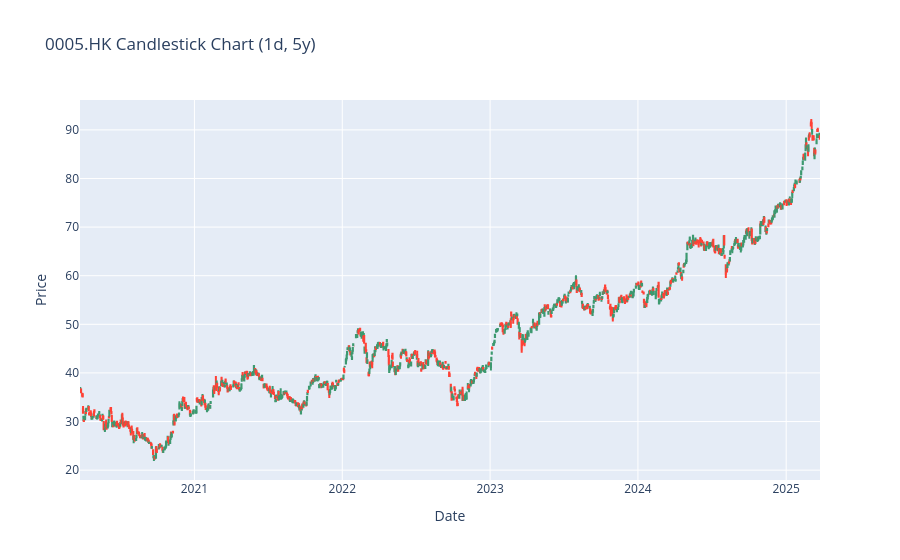
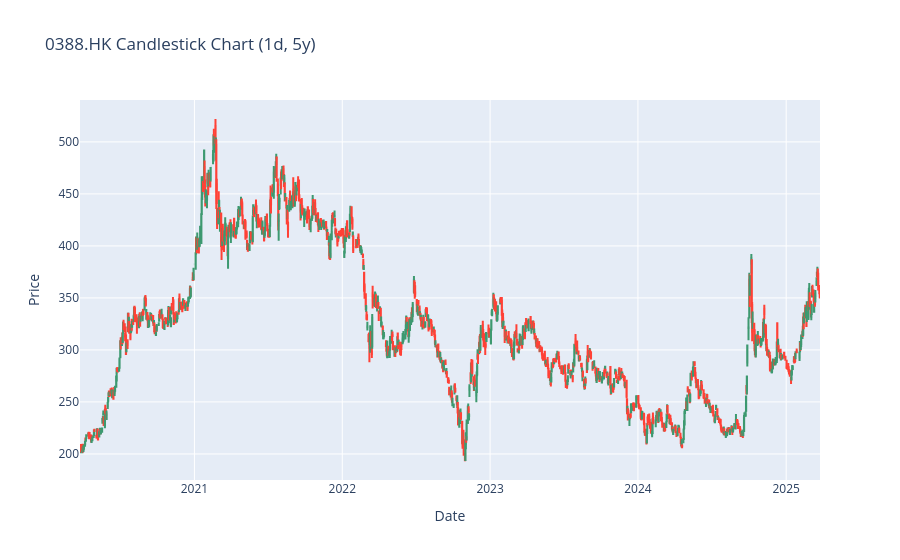
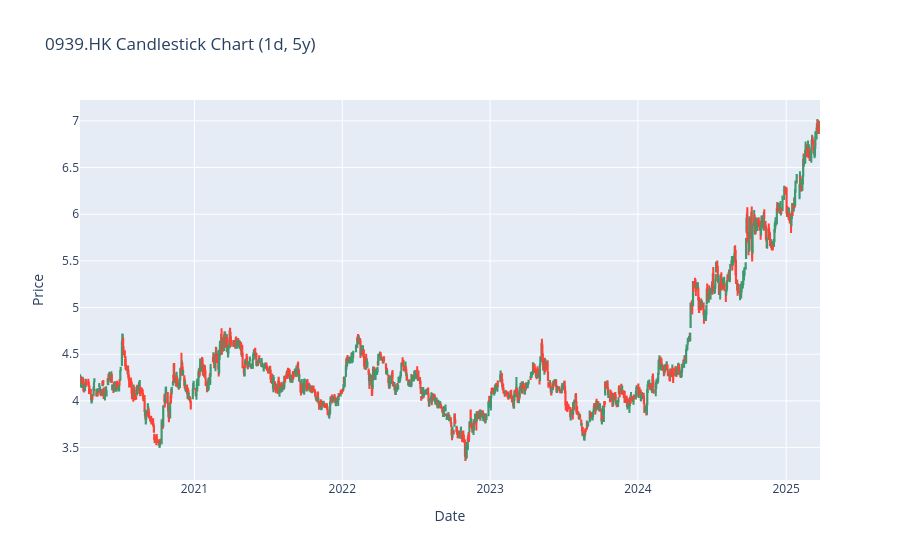
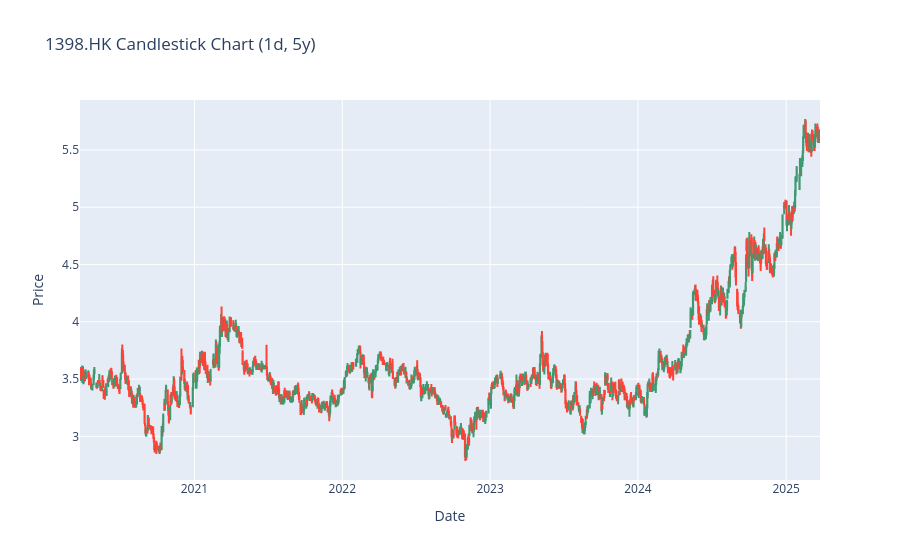

Here is the notebook cell these charts were saved with, in order:
### Code cell
import yfinance as yf
import plotly.graph_objects as go

def create_kline_chart(ticker, period="1mo", interval="1d"):
    try:
        data = yf.download(tickers=ticker, period=period, interval=interval)

        if data is None: #Add this check
            print(f"yfinance returned None for {ticker}. Check ticker, period, and interval.")
            return

        # print(f"Data for {ticker}:")
        # print(data)  # Print the entire DataFrame

        if data.empty:
            print(f"No data found for {ticker} with the specified period and interval.")
            return
        
        # Flatten the MultiIndex
        data.columns = [' '.join(col).strip() for col in data.columns.values]

        fig = go.Figure(data=[go.Candlestick(x=data.index,
                                             open=data['Open '+ticker],
                                             high=data['High '+ticker],
                                             low=data['Low '+ticker],
                                             close=data['Close '+ticker])])

        fig.update_layout(title=f'{ticker} Candlestick Chart ({interval}, {period})',
                          yaxis_title='Price',
                          xaxis_title='Date',
                          xaxis_rangeslider_visible=False)

        fig.show()

    except Exception as e:
        print(f"An error occurred: {e}")

tickers = ['0005.HK', '0388.HK', '0939.HK', '1398.HK', '2318.HK', '2628.HK', '3968.HK', '3988.HK', '0175.HK', '0288.HK', '0386.HK', 
          '0700.HK', '0762.HK', '0857.HK', '0883.HK', '0941.HK', '0981.HK', '0992.HK', '1088.HK', '1093.HK', '1099.HK', '1211.HK', '1810.HK', '1876.HK', '1928.HK', '2015.HK', '2359.HK', '2899.HK', '3690.HK', '3692.HK', '6690.HK', '9618.HK', '9888.HK', '9961.HK', '9988.HK', '9999.HK']

for ticker in tickers:
    create_kline_chart(ticker, period="5y", interval="1d")

### Figure 1 — Plotly figure (JSON) as saved in the notebook; plotly's stock layout.template omitted (floating-point values rounded to 4 significant figures; data arrays with more than 128 entries replaced by an {"elided": "..."} marker saying what was removed)
{"data": [{"close": {"elided": "1229 float values"}, "high": {"elided": "1229 float values"}, "low": {"elided": "1229 float values"}, "open": {"elided": "1229 float values"}, "type": "candlestick", "x": {"elided": "1229 str values"}}], "layout": {"title": {"text": "0005.HK Candlestick Chart (1d, 5y)"}, "xaxis": {"rangeslider": {"visible": false}, "title": {"text": "Date"}}, "yaxis": {"title": {"text": "Price"}}}}

### Figure 2 — Plotly figure (JSON) as saved in the notebook; plotly's stock layout.template omitted (floating-point values rounded to 4 significant figures; data arrays with more than 128 entries replaced by an {"elided": "..."} marker saying what was removed)
{"data": [{"close": {"elided": "1229 float values"}, "high": {"elided": "1229 float values"}, "low": {"elided": "1229 float values"}, "open": {"elided": "1229 float values"}, "type": "candlestick", "x": {"elided": "1229 str values"}}], "layout": {"title": {"text": "0388.HK Candlestick Chart (1d, 5y)"}, "xaxis": {"rangeslider": {"visible": false}, "title": {"text": "Date"}}, "yaxis": {"title": {"text": "Price"}}}}

### Figure 3 — Plotly figure (JSON) as saved in the notebook; plotly's stock layout.template omitted (floating-point values rounded to 4 significant figures; data arrays with more than 128 entries replaced by an {"elided": "..."} marker saying what was removed)
{"data": [{"close": {"elided": "1229 float values"}, "high": {"elided": "1229 float values"}, "low": {"elided": "1229 float values"}, "open": {"elided": "1229 float values"}, "type": "candlestick", "x": {"elided": "1229 str values"}}], "layout": {"title": {"text": "0939.HK Candlestick Chart (1d, 5y)"}, "xaxis": {"rangeslider": {"visible": false}, "title": {"text": "Date"}}, "yaxis": {"title": {"text": "Price"}}}}

### Figure 4 — Plotly figure (JSON) as saved in the notebook; plotly's stock layout.template omitted (floating-point values rounded to 4 significant figures; data arrays with more than 128 entries replaced by an {"elided": "..."} marker saying what was removed)
{"data": [{"close": {"elided": "1229 float values"}, "high": {"elided": "1229 float values"}, "low": {"elided": "1229 float values"}, "open": {"elided": "1229 float values"}, "type": "candlestick", "x": {"elided": "1229 str values"}}], "layout": {"title": {"text": "1398.HK Candlestick Chart (1d, 5y)"}, "xaxis": {"rangeslider": {"visible": false}, "title": {"text": "Date"}}, "yaxis": {"title": {"text": "Price"}}}}
